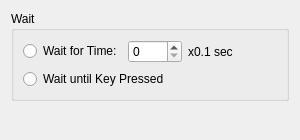
<?xml version="1.0" encoding="UTF-8"?>
<ui version="4.0">
 <class>WaitWidget</class>
 <widget class="QWidget" name="WaitWidget">
  <property name="geometry">
   <rect>
    <x>0</x>
    <y>0</y>
    <width>300</width>
    <height>140</height>
   </rect>
  </property>
  <property name="windowTitle">
   <string>Wait</string>
  </property>
  <layout class="QVBoxLayout" name="verticalLayout_2">
   <item>
    <widget class="QGroupBox" name="groupBox">
     <property name="title">
      <string>Wait</string>
     </property>
     <layout class="QVBoxLayout" name="verticalLayout">
      <item>
       <layout class="QHBoxLayout" name="horizontalLayout">
        <item>
         <widget class="QRadioButton" name="radioTime">
          <property name="text">
           <string>Wait for Time:</string>
          </property>
          <attribute name="buttonGroup">
           <string notr="true">groupMode_arg1</string>
          </attribute>
         </widget>
        </item>
        <item>
         <widget class="RpgSpinBox" name="spinTime_arg0">
          <property name="maximum">
           <number>9999</number>
          </property>
         </widget>
        </item>
        <item>
         <widget class="QLabel" name="labelUnit">
          <property name="text">
           <string>x0.1 sec</string>
          </property>
         </widget>
        </item>
        <item>
         <spacer name="horizontalSpacer">
          <property name="orientation">
           <enum>Qt::Horizontal</enum>
          </property>
          <property name="sizeHint" stdset="0">
           <size>
            <width>40</width>
            <height>20</height>
           </size>
          </property>
         </spacer>
        </item>
       </layout>
      </item>
      <item>
       <widget class="QRadioButton" name="radioKey">
        <property name="text">
         <string>Wait until Key Pressed</string>
        </property>
        <attribute name="buttonGroup">
         <string notr="true">groupMode_arg1</string>
        </attribute>
       </widget>
      </item>
     </layout>
    </widget>
   </item>
   <item>
    <spacer name="verticalSpacer">
     <property name="orientation">
      <enum>Qt::Vertical</enum>
     </property>
     <property name="sizeHint" stdset="0">
      <size>
       <width>20</width>
       <height>20</height>
      </size>
     </property>
    </spacer>
   </item>
  </layout>
 </widget>
 <customwidgets>
  <customwidget>
   <class>RpgSpinBox</class>
   <extends>QSpinBox</extends>
   <header>ui/common/rpg_spinbox.h</header>
  </customwidget>
 </customwidgets>
 <resources/>
 <connections/>
 <buttongroups>
  <buttongroup name="groupMode_arg1"/>
 </buttongroups>
</ui>
